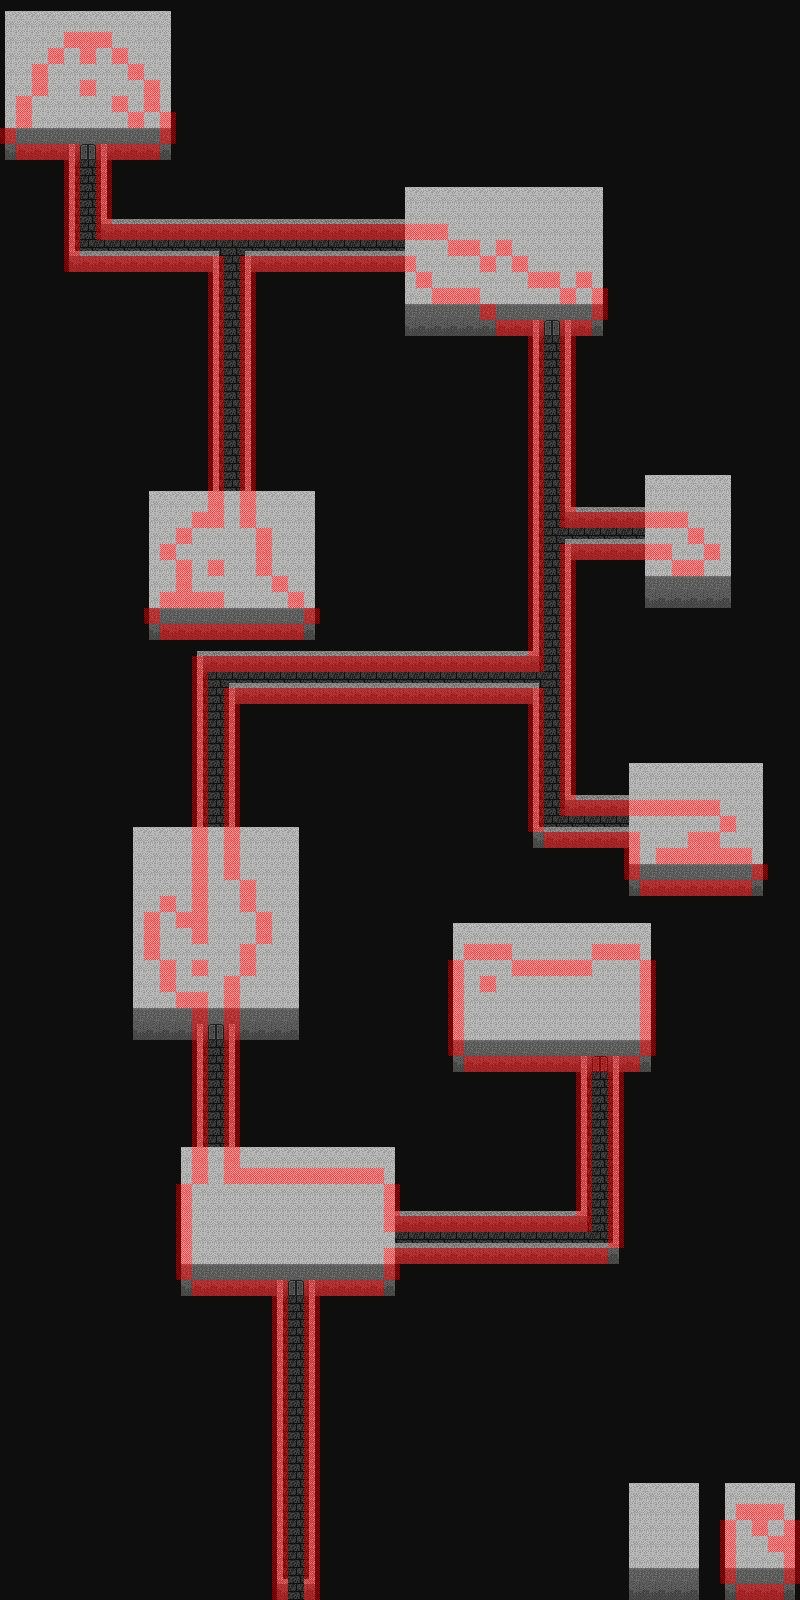

Rendered tile map (Tiled .tmx) drawn with the repository's tilesets; below, a short description and the map source with its tile grids summarised:
An orthogonal 50x100 tile map with 16x16 px tiles, 5 tile layers (map, bmap, fmap, shadows, ...), 4 tilesets and 104 objects (84x zone, 16x marker, 3x entity, bounds).

<map version="1.10" tiledversion="1.10.2" orientation="orthogonal" renderorder="right-down" width="50" height="100" tilewidth="16" tileheight="16" infinite="0" backgroundcolor="#0e0e0e" nextlayerid="10" nextobjectid="106">
 <properties>
  <property name="can_save" value="0" />
  <property name="can_warp" value="1" />
  <property name="map_mode" value="1" />
  <property name="map_no" value="24" />
  <property name="pdiv" value="1" />
  <property name="pmult" value="1" />
  <property name="song_file" value="dag_4.xm" />
  <property name="stx" value="18" />
  <property name="sty" value="98" />
  <property name="tileset" value="3" />
  <property name="use_sstone" value="0" />
  <property name="warpx" value="244" />
  <property name="warpy" value="67" />
  <property name="zero_zone" value="1" />
 </properties>
 <tileset firstgid="1" source="cave.tsx" />
 <tileset firstgid="501" source="entities.tsx" />
 <tileset firstgid="1473" source="misc.tsx" />
 <tileset firstgid="1773" source="obstacles.tsx" />
 <layer id="1" name="map" width="50" height="100">
  <data>[5000 cells, 1472 non-empty, 43 distinct tile ids]</data>
 </layer>
 <objectgroup color="#ff00ff" id="2" name="entities">
  <object id="1" name="Entity 0" type="entity" gid="921" x="80" y="64" width="16" height="16">
   <properties>
    <property name="active" value="1" />
    <property name="atype" value="0" />
    <property name="chasing" value="0" />
    <property name="chrx" value="35" />
    <property name="cmd" value="0" />
    <property name="cmdnum" value="0" />
    <property name="delay" value="50" />
    <property name="delayctr" value="0" />
    <property name="eid" value="255" />
    <property name="facehero" value="0" />
    <property name="facing" value="0" />
    <property name="framectr" value="0" />
    <property name="movcnt" value="0" />
    <property name="movemode" value="0" />
    <property name="moving" value="0" />
    <property name="obsmode" value="1" />
    <property name="scount" value="0" />
    <property name="script" value="" />
    <property name="sidx" value="0" />
    <property name="snapback" value="0" />
    <property name="speed" value="3" />
    <property name="transl" value="0" />
   </properties>
  </object>
  <object id="2" name="Entity 1" type="entity" gid="501" x="592" y="976" width="16" height="16">
   <properties>
    <property name="active" value="1" />
    <property name="atype" value="0" />
    <property name="chasing" value="0" />
    <property name="chrx" value="0" />
    <property name="cmd" value="0" />
    <property name="cmdnum" value="0" />
    <property name="delay" value="50" />
    <property name="delayctr" value="0" />
    <property name="eid" value="255" />
    <property name="facehero" value="0" />
    <property name="facing" value="0" />
    <property name="framectr" value="0" />
    <property name="movcnt" value="0" />
    <property name="movemode" value="0" />
    <property name="moving" value="0" />
    <property name="obsmode" value="1" />
    <property name="scount" value="0" />
    <property name="script" value="" />
    <property name="sidx" value="0" />
    <property name="snapback" value="0" />
    <property name="speed" value="3" />
    <property name="transl" value="0" />
   </properties>
  </object>
  <object id="3" name="Entity 2" type="entity" gid="741" x="80" y="32" width="16" height="16">
   <properties>
    <property name="active" value="1" />
    <property name="atype" value="0" />
    <property name="chasing" value="0" />
    <property name="chrx" value="20" />
    <property name="cmd" value="0" />
    <property name="cmdnum" value="0" />
    <property name="delay" value="50" />
    <property name="delayctr" value="0" />
    <property name="eid" value="255" />
    <property name="facehero" value="1" />
    <property name="facing" value="0" />
    <property name="framectr" value="0" />
    <property name="movcnt" value="0" />
    <property name="movemode" value="0" />
    <property name="moving" value="0" />
    <property name="obsmode" value="0" />
    <property name="scount" value="0" />
    <property name="script" value="F0w30F3W30F1W30F2W30B" />
    <property name="sidx" value="0" />
    <property name="snapback" value="1" />
    <property name="speed" value="4" />
    <property name="transl" value="1" />
   </properties>
  </object>
 </objectgroup>
 <layer id="3" name="bmap" width="50" height="100">
  <data>[5000 cells, 280 non-empty, 16 distinct tile ids]</data>
 </layer>
 <layer id="4" name="fmap" width="50" height="100">
  <data>[5000 cells, 763 non-empty, 6 distinct tile ids]</data>
 </layer>
 <layer id="5" name="shadows" width="50" height="100" opacity="0.5">
  <data>[5000 cells, 0 non-empty, 0 distinct tile ids]</data>
 </layer>
 <layer id="6" name="obstacles" width="50" height="100" opacity="0.5">
  <data>[5000 cells, 542 non-empty, 1 distinct tile ids]</data>
 </layer>
 <objectgroup color="#008000" id="7" name="zones">
  <object id="4" name="5" type="zone" x="16" y="96" width="16" height="32" />
  <object id="5" name="5" type="zone" x="32" y="64" width="16" height="32" />
  <object id="6" name="5" type="zone" x="48" y="48" width="16" height="16" />
  <object id="7" name="15" type="zone" x="80" y="48" width="16" height="16" />
  <object id="8" name="2" type="zone" x="80" y="144" width="16" height="16" />
  <object id="9" name="3" type="zone" x="80" y="160" width="16" height="16" />
  <object id="10" name="5" type="zone" x="112" y="48" width="16" height="16" />
  <object id="11" name="5" type="zone" x="112" y="96" width="16" height="16" />
  <object id="12" name="5" type="zone" x="128" y="64" width="16" height="16" />
  <object id="13" name="5" type="zone" x="128" y="112" width="16" height="16" />
  <object id="14" name="5" type="zone" x="144" y="80" width="16" height="32" />
  <object id="15" name="5" type="zone" x="144" y="912" width="16" height="48" />
  <object id="16" name="5" type="zone" x="160" y="544" width="16" height="16" />
  <object id="17" name="5" type="zone" x="160" y="592" width="64" height="16" />
  <object id="18" name="5" type="zone" x="160" y="896" width="16" height="16" />
  <object id="19" name="5" type="zone" x="160" y="960" width="16" height="32" />
  <object id="20" name="5" type="zone" x="176" y="528" width="16" height="16" />
  <object id="21" name="5" type="zone" x="176" y="560" width="16" height="32" />
  <object id="22" name="5" type="zone" x="176" y="912" width="32" height="16" />
  <object id="23" name="5" type="zone" x="176" y="992" width="32" height="16" />
  <object id="24" name="5" type="zone" x="192" y="864" width="16" height="48" />
  <object id="25" name="5" type="zone" x="192" y="928" width="16" height="16" />
  <object id="26" name="5" type="zone" x="192" y="960" width="16" height="16" />
  <object id="27" name="5" type="zone" x="192" y="1008" width="16" height="16" />
  <object id="28" name="3" type="zone" x="208" y="832" width="16" height="16" />
  <object id="29" name="2" type="zone" x="208" y="848" width="16" height="16" />
  <object id="30" name="2" type="zone" x="208" y="1024" width="16" height="16" />
  <object id="31" name="3" type="zone" x="208" y="1040" width="16" height="16" />
  <object id="32" name="3" type="zone" x="208" y="1152" width="16" height="16" />
  <object id="33" name="2" type="zone" x="208" y="1168" width="16" height="16" />
  <object id="34" name="3" type="zone" x="224" y="496" width="16" height="16" />
  <object id="35" name="2" type="zone" x="224" y="512" width="16" height="16" />
  <object id="36" name="5" type="zone" x="224" y="864" width="16" height="16" />
  <object id="37" name="5" type="zone" x="224" y="976" width="16" height="48" />
  </objectgroup>
 <objectgroup color="#ffff00" id="8" name="markers">
  <!-- 16 objects omitted --></objectgroup>
 <objectgroup color="#0000ff" id="9" name="bounds" visible="0">
  <!-- 1 objects omitted --></objectgroup>
</map>
<!-- 67 of 104 objects omitted -->
